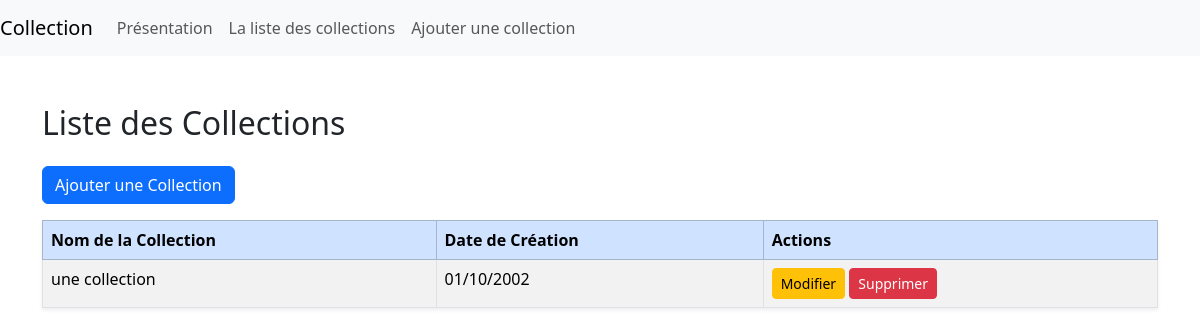
The page /all/ on the database as committed earlier.
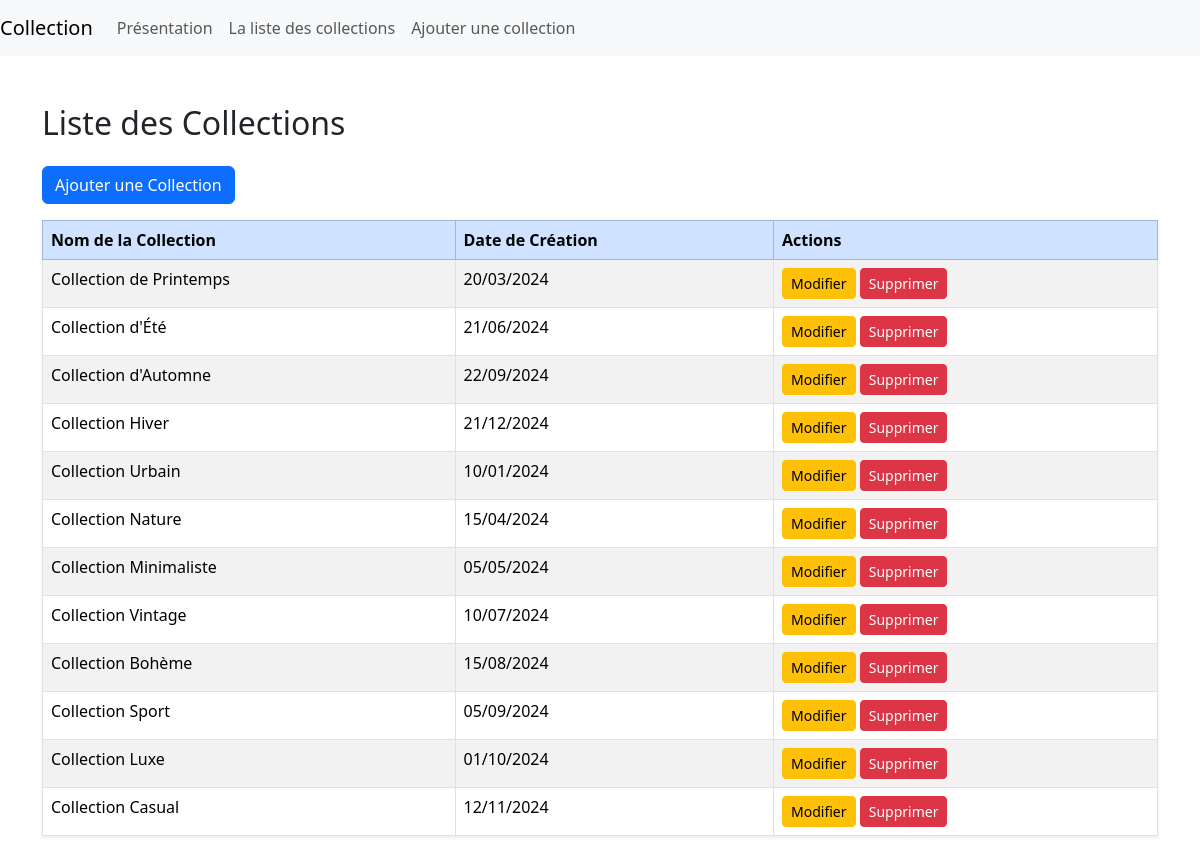
The same page on the database as committed later.
### collec_management/models.py (models this page shows, shortened)
class Collec(models.Model):
    title = models.CharField(max_length=100, null=False,blank=False)
    description = models.TextField(null=False,blank=False)
    date_creation = models.DateField(null=False, blank=False)

### collec_management/views.py (the view)
# urls.py: path('all/', views.collection_list, name='collection_list'), #6 Nouvelle route pour la liste des collections
def collection_list(request):
  collections = Collec.objects.all()
  context = {'collections': collections}
  return render(request, 'collec_management/collection_list.html', context)

### collec_management/templates/collec_management/collection_list.html
{% extends "collec_management/base.html" %}
{% block content %}
<div class="container mt-5">
    <h2 class="mb-4">Liste des Collections</h2>
    <a href="{% url 'new_collec' %}" class="btn btn-primary mb-3">Ajouter une Collection</a>
    <table class="table table-striped table-bordered shadow-sm">
        <thead class="table-primary">
            <tr>
                <th>Nom de la Collection</th>
                <th>Date de Création</th>
                <th>Actions</th>
            </tr>
        </thead>
        <tbody>
            {% for collection in collections %}
                <tr>
                    <td>{{ collection.title }}</td>
                    <td>{{ collection.date_creation|date:"d/m/Y" }}</td>
                    <td>
                        <a href="{% url 'edit_collection' collection.id %}" class="btn btn-sm btn-warning">Modifier</a>
                        <a href="{% url 'collection_delete' collection.id %}" class="btn btn-sm btn-danger">Supprimer</a>
                    </td>
                </tr>
            {% empty %}
                <tr>
                    <td colspan="3" class="text-center">Aucune collection trouvée</td>
                </tr>
            {% endfor %}
        </tbody>
    </table>
</div>
{% endblock %}

### collec_management/templates/collec_management/base.html (shortened to what this page needs)
{% load django_bootstrap5 %}
{% bootstrap_css %}
<!DOCTYPE html>
<html lang="fr">
<head>
</head>
<body>
    <nav class="navbar navbar-expand-lg navbar-light bg-light">
            <a class="navbar-brand" href="">Collection</a>
        <ul class="navbar-nav mr-auto">
            <li class="nav-item active">
                <a class="nav-link " href="{% url 'about' %}">Présentation</a>
            </li>
            <li class="nav-item active">
                <a class="nav-link" href="{% url 'collection_list' %}">La liste des collections</a>
            </li>
            <li class="nav-item active">
                <a class="nav-link " href="{% url 'new_collec' %}">Ajouter une collection</a>
            </li>
        </ul>
    </nav>
        {% block content %}{% endblock %}
</body>
</html>

Rows that differ between the two databases and show on the page:
changed Collec: title "une collection" → "Collection de Printemps"; date_creation "01/10/2002" → "20/03/2024"
added Collec: title "Collection d'Été", date_creation "21/06/2024"
added Collec: title "Collection d'Automne", date_creation "22/09/2024"
added Collec: title "Collection Hiver", date_creation "21/12/2024"
added Collec: title "Collection Urbain", date_creation "10/01/2024"
added Collec: title "Collection Nature", date_creation "15/04/2024"
added Collec: title "Collection Minimaliste", date_creation "05/05/2024"
added Collec: title "Collection Vintage", date_creation "10/07/2024"
added Collec: title "Collection Bohème", date_creation "15/08/2024"
added Collec: title "Collection Sport", date_creation "05/09/2024"
added Collec: title "Collection Luxe", date_creation "01/10/2024"
added Collec: title "Collection Casual", date_creation "12/11/2024"
